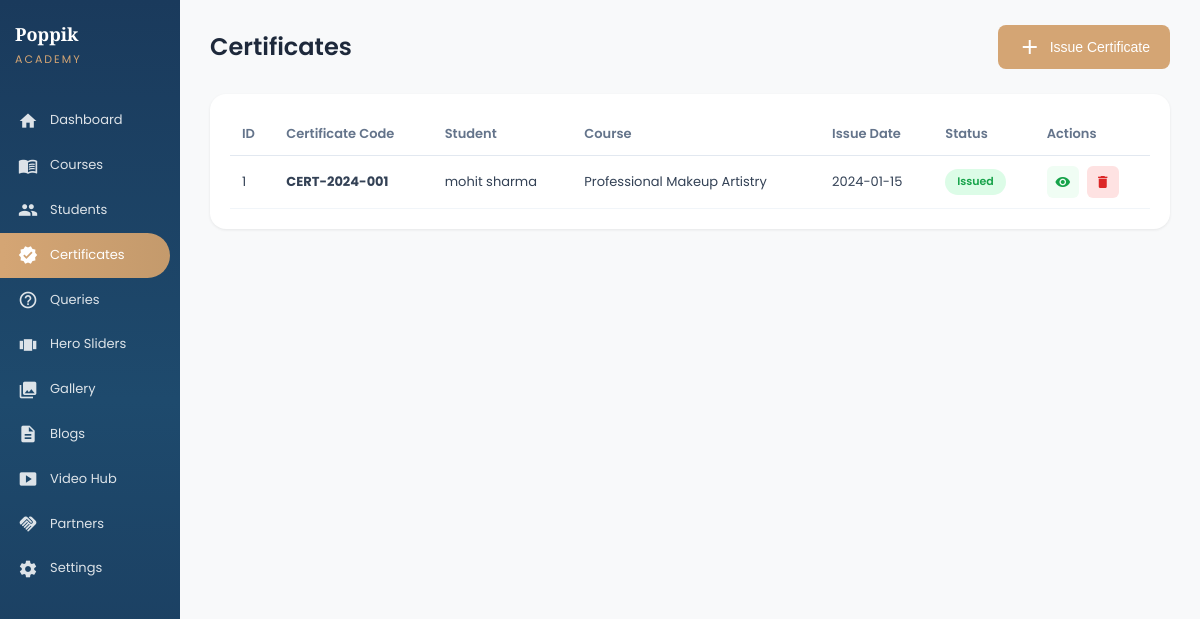
/php-admin/certificates.php, run on the app's committed database.
### tables this page shows
CREATE TABLE IF NOT EXISTS `certificates` (
  `id` INT PRIMARY KEY AUTO_INCREMENT,
  `student_id` INT,
  `course_id` INT,
  `certificate_code` VARCHAR(255) UNIQUE,
  `issue_date` DATE,
  `status` VARCHAR(50) DEFAULT 'Issued',
  `created_at` DATETIME DEFAULT CURRENT_TIMESTAMP
);

CREATE TABLE IF NOT EXISTS `students` (
  `id` INT PRIMARY KEY AUTO_INCREMENT,
  `name` VARCHAR(255) NOT NULL,
  `email` VARCHAR(255) NOT NULL,
  `phone` VARCHAR(50),
  `course_id` INT,
  `status` VARCHAR(50) DEFAULT 'Active',
  `created_at` DATETIME DEFAULT CURRENT_TIMESTAMP
);

CREATE TABLE IF NOT EXISTS `courses` (
  `id` INT PRIMARY KEY AUTO_INCREMENT,
  `name` VARCHAR(255) NOT NULL,
  `description` TEXT,
  `duration` VARCHAR(100),
  `category` VARCHAR(100),
  `status` VARCHAR(50) DEFAULT 'Active',
  `image` TEXT,
  `created_at` DATETIME DEFAULT CURRENT_TIMESTAMP
);

### php-admin/certificates.php (the view, shortened to what this page needs)
<?php
require_once 'config.php';
$certificates = $pdo->query("SELECT cert.*, s.name as student_name, c.name as course_name
    FROM certificates cert
    LEFT JOIN students s ON cert.student_id = s.id
    LEFT JOIN courses c ON cert.course_id = c.id
    ORDER BY cert.created_at DESC")->fetchAll();
include 'includes/header.php';
?>
<div class="page-header">
    <h1>Certificates</h1>
    <button class="btn btn-primary" onclick="openModal('addModal')">
        <span class="material-icons">add</span>
        Issue Certificate
    </button>
</div>
<div class="content-card">
    <table class="data-table">
        <thead>
            <tr>
                <th>ID</th>
                <th>Certificate Code</th>
                <th>Student</th>
                <th>Course</th>
                <th>Issue Date</th>
                <th>Status</th>
                <th>Actions</th>
            </tr>
        </thead>
        <tbody>
            <?php if (empty($certificates)): ?>
                <tr><td colspan="7" class="no-data">No certificates yet</td></tr>
            <?php else: ?>
                <?php foreach ($certificates as $cert): ?>
                    <tr>
                        <td><?= $cert['id'] ?></td>
                        <td><strong><?= htmlspecialchars($cert['certificate_code']) ?></strong></td>
                        <td><?= htmlspecialchars($cert['student_name'] ?? '-') ?></td>
                        <td><?= htmlspecialchars($cert['course_name'] ?? '-') ?></td>
                        <td><?= $cert['issue_date'] ?></td>
                        <td><span class="status-badge <?= strtolower($cert['status']) ?>"><?= $cert['status'] ?></span></td>
                        <td class="actions">
                            <button class="action-btn view" title="View">
                                <span class="material-icons">visibility</span>
                            </button>
                            <form method="POST" style="display:inline;" onsubmit="return confirmDelete('Delete this certificate?')">
                                <button type="submit" class="action-btn delete">
                                    <span class="material-icons">delete</span>
                                </button>
                            </form>
                        </td>
                    </tr>
                <?php endforeach; ?>
            <?php endif; ?>
        </tbody>
    </table>
</div>
<?php include 'includes/footer.php'; ?>

### php-admin/assets/css/admin.css (style rules this page uses)
* { margin: 0; padding: 0; box-sizing: border-box; }
body { font-family: 'Poppins', sans-serif; background: #f8f9fa; color: #1e293b; line-height: 1.6; }
.page-header { display: flex; justify-content: space-between; align-items: center; margin-bottom: 25px; }
.page-header h1 { font-family: 'Poppins', sans-serif; font-size: 24px; font-weight: 600; color: #1e293b; margin: 0; }
.content-card { background: #fff; border-radius: 16px; padding: 20px; box-shadow: 0 1px 3px rgba(0, 0, 0, 0.08); }
.data-table { width: 100%; border-collapse: collapse; }
.data-table th, .data-table td { text-align: left; padding: 10px 12px; font-size: 13px; }
.data-table th { color: #64748b; font-weight: 600; border-bottom: 1px solid #e2e8f0; }
.data-table td { color: #334155; border-bottom: 1px solid #f1f5f9; }
.status-badge { display: inline-block; padding: 4px 12px; border-radius: 20px; font-size: 11px; font-weight: 600; text-transform: capitalize; }
.status-badge.active, .status-badge.issued { background: #dcfce7; color: #16a34a; }
.btn { display: inline-flex; align-items: center; gap: 8px; padding: 10px 20px; border-radius: 8px; font-size: 14px; font-weight: 500; cursor: pointer; border: none; transition: all 0.3s ease; text-decoration: none; }
.btn-primary { background: #D4A574; color: #fff; }
.actions { display: flex; gap: 8px; }
.action-btn { width: 32px; height: 32px; border: none; border-radius: 6px; cursor: pointer; display: flex; align-items: center; justify-content: center; transition: all 0.3s ease; }
.action-btn .material-icons { font-size: 16px; }
.action-btn.delete { background: #fee2e2; color: #dc2626; }
.action-btn.view { background: #f0fdf4; color: #16a34a; }

### data on the page
certificates: id "1", certificate_code "CERT-2024-001", student.name "mohit sharma", course.name "Professional Makeup Artistry", issue_date "2024-01-15", status "Issued"
